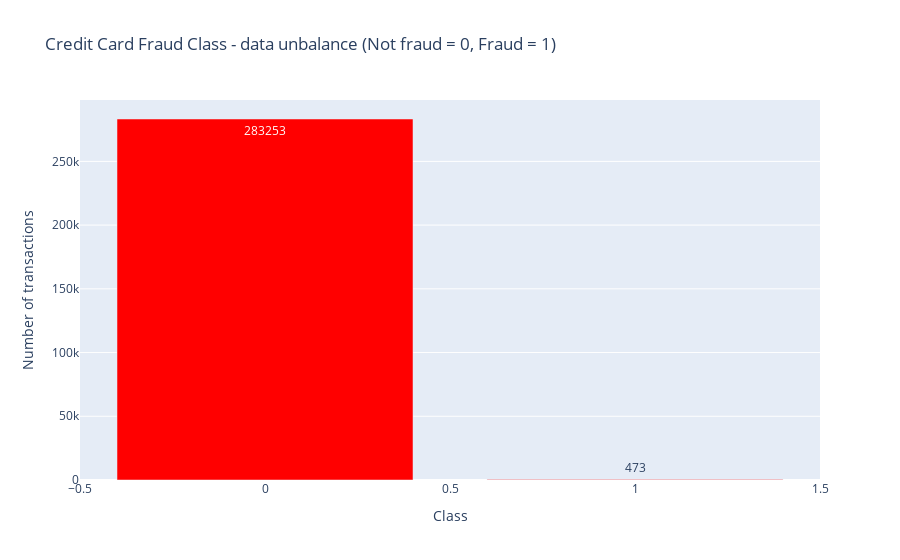

Notebook cell for this chart:
### Code cell
temp = data_df["Class"].value_counts()
df = pd.DataFrame({'Class': temp.index,'values': temp.values})

trace = go.Bar(
    x = df['Class'],y = df['values'],
    name="Credit Card Fraud Class - data unbalance (Not fraud = 0, Fraud = 1)",
    marker=dict(color="Red"),
    text=df['values']
)
data = [trace]
layout = dict(title = 'Credit Card Fraud Class - data unbalance (Not fraud = 0, Fraud = 1)',
          xaxis = dict(title = 'Class', showticklabels=True), 
          yaxis = dict(title = 'Number of transactions'),
          hovermode = 'closest',width=600
         )
fig = dict(data=data, layout=layout)
iplot(fig, filename='class')

### Figure 1 — Plotly figure (JSON) as saved in the notebook; plotly's stock layout.template omitted (floating-point values rounded to 4 significant figures)
{"data": [{"marker": {"color": "Red"}, "name": "Credit Card Fraud Class - data unbalance (Not fraud = 0, Fraud = 1)", "text": [283253, 473], "x": [0, 1], "y": [283253, 473], "type": "bar"}], "layout": {"hovermode": "closest", "title": {"text": "Credit Card Fraud Class - data unbalance (Not fraud = 0, Fraud = 1)"}, "xaxis": {"showticklabels": true, "title": {"text": "Class"}, "type": "linear", "range": [-0.5, 1.5], "autorange": true}, "yaxis": {"title": {"text": "Number of transactions"}, "type": "linear", "range": [0, 298200.0], "autorange": true}, "autosize": true}}
